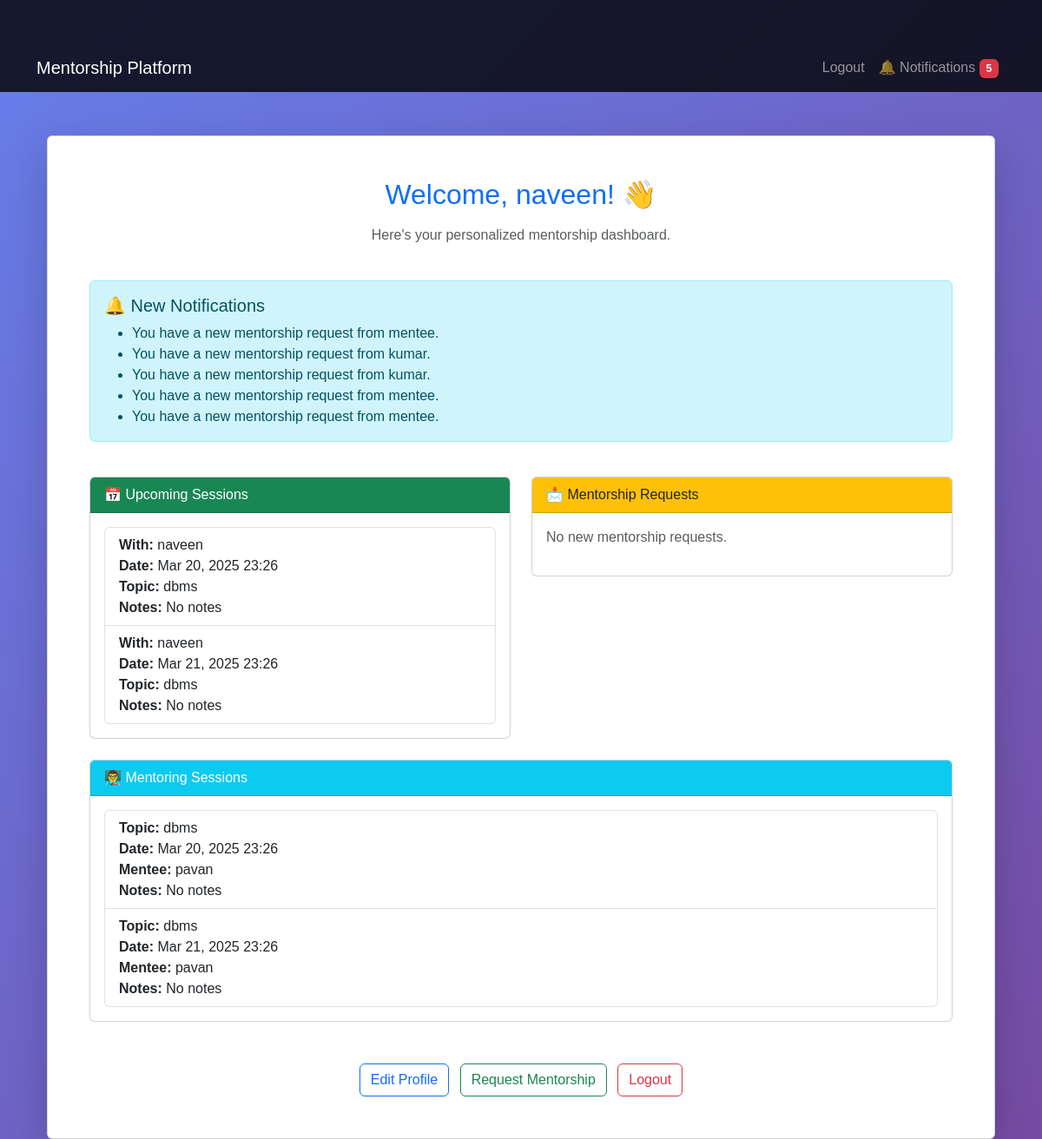
/dashboard/ (signed in), run on the app's committed database.
### core/models.py (models this page shows, shortened)
class CustomUser(AbstractUser):
    ROLE_CHOICES = (
        ('mentor', 'Mentor'),
        ('mentee', 'Mentee'),
    )
    role = models.CharField(max_length=10, choices=ROLE_CHOICES)
    bio = models.TextField(blank=True, null=True)
    profile_picture = models.ImageField(upload_to='profile_pics/', blank=True, null=True)

### dashboard/models.py (models this page shows, shortened)
class Notification(models.Model):
    user = models.ForeignKey(
        settings.AUTH_USER_MODEL,
        on_delete=models.CASCADE,
        related_name='notifications'
    )
    message = models.TextField()
    created_at = models.DateTimeField(auto_now_add=True)
    is_read = models.BooleanField(default=False)

class MentorshipSession(models.Model):
    mentorship_request = models.OneToOneField(
        MentorshipRequest,
        on_delete=models.CASCADE,
        null=True,
        blank=True
    )
    mentor = models.ForeignKey(
        settings.AUTH_USER_MODEL,
        on_delete=models.CASCADE,
        related_name='mentor_sessions'
    )
    mentee = models.ForeignKey(
        settings.AUTH_USER_MODEL,
        on_delete=models.CASCADE,
        related_name='mentee_sessions'
    )
    scheduled_time = models.DateTimeField()
    topic = models.CharField(max_length=255)
    notes = models.TextField(blank=True, null=True)
    created_at = models.DateTimeField(auto_now_add=True)

### dashboard/views.py (the view)
# urls.py: path('', dashboard_view, name='dashboard'),  # Dashboard for both mentor and mentee
@login_required
def dashboard_view(request):
    if request.user.is_staff:
        pending_requests = MentorshipRequest.objects.filter(mentor=request.user, status="pending")
        mentoring_sessions = MentorshipSession.objects.filter(mentor=request.user).order_by('scheduled_time')
        upcoming_sessions = mentoring_sessions
    else:
        pending_requests = None
        upcoming_sessions = MentorshipSession.objects.filter(mentee=request.user).order_by('scheduled_time')
        mentoring_sessions = None
    unseen_notifications = Notification.objects.filter(user=request.user, is_read=False)
    return render(request, 'dashboard/dashboard.html', {
        'pending_requests': pending_requests,
        'upcoming_sessions': upcoming_sessions,
        'mentoring_sessions': mentoring_sessions,
        'unseen_notifications': unseen_notifications,
    })

### dashboard/templates/dashboard/dashboard.html
{% extends 'core/base.html' %}
{% block content %}
<div class="container mt-5">
    <div class="card shadow-lg p-5">
        <h2 class="text-center text-primary mb-3">Welcome, {{ user.username }}! 👋</h2>
        <p class="text-center text-muted">Here's your personalized mentorship dashboard.</p>
        {% if unseen_notifications %}
        <div class="alert alert-info mt-4">
            <h5 class="mb-2">🔔 New Notifications</h5>
            <ul class="mb-0">
                {% for notification in unseen_notifications %}
                    <li>{{ notification.message }}</li>
                {% endfor %}
            </ul>
        </div>
        {% else %}
            <p class="text-center text-muted">No new notifications.</p>
        {% endif %}
        <div class="row mt-4">
            <div class="col-md-6">
                <div class="card mb-4">
                    <div class="card-header bg-success text-white">📅 Upcoming Sessions</div>
                    <div class="card-body">
                        {% if upcoming_sessions %}
                            <ul class="list-group">
                                {% for session in upcoming_sessions %}
                                    <li class="list-group-item">
                                        <strong>With:</strong> {{ session.mentor.username }}<br>
                                        <strong>Date:</strong> {{ session.scheduled_time|date:"M d, Y H:i" }}<br>
                                        <strong>Topic:</strong> {{ session.topic }}<br>
                                        <strong>Notes:</strong> {{ session.notes|default:"No notes" }}
                                    </li>
                                {% endfor %}
                            </ul>
                        {% else %}
                            <p class="text-muted">No sessions scheduled yet.</p>
                        {% endif %}
                    </div>
                </div>
            </div>
            <div class="col-md-6">
                <div class="card mb-4">
                    <div class="card-header bg-warning text-dark">📩 Mentorship Requests</div>
                    <div class="card-body">
                        {% if pending_requests %}
                            <ul class="list-group">
                                {% for request in pending_requests %}
                                    <li class="list-group-item">
                                        <strong>From:</strong> {{ request.mentee.username }}<br>
                                        <strong>Status:</strong> {{ request.status|title }}<br>
                                        <a href="{% url 'accept_request' request.id %}" class="btn btn-sm btn-success mt-2">✅ Accept</a>
                                        <a href="{% url 'decline_request' request.id %}" class="btn btn-sm btn-danger mt-2">❌ Decline</a>
                                        <a href="{% url 'schedule_session' request.id %}" class="btn btn-sm btn-primary mt-2">📅 Schedule</a>
                                    </li>
                                {% endfor %}
                            </ul>
                        {% else %}
                            <p class="text-muted">No new mentorship requests.</p>
                        {% endif %}
                    </div>
                </div>
            </div>
        </div>
        {% if mentoring_sessions %}
        <div class="row">
            <div class="col-md-12">
                <div class="card mb-4">
                    <div class="card-header bg-info text-white">👨‍🏫 Mentoring Sessions</div>
                    <div class="card-body">
                        <ul class="list-group">
                            {% for session in mentoring_sessions %}
                                <li class="list-group-item">
                                    <strong>Topic:</strong> {{ session.topic }}<br>
                                    <strong>Date:</strong> {{ session.scheduled_time|date:"M d, Y H:i" }}<br>
                                    <strong>Mentee:</strong> {{ session.mentee.username }}<br>
                                    <strong>Notes:</strong> {{ session.notes|default:"No notes" }}
                                </li>
                            {% endfor %}
                        </ul>
                    </div>
                </div>
            </div>
        </div>
        {% endif %}
        <div class="text-center mt-4">
            <a href="{% url 'profile' %}" class="btn btn-outline-primary me-2">Edit Profile</a>
            <a href="{% url 'send_request' %}" class="btn btn-outline-success me-2">Request Mentorship</a>
            <a href="{% url 'logout' %}" class="btn btn-outline-danger">Logout</a>
        </div>
    </div>
</div>
{% endblock %}

### core/templates/core/base.html (shortened to what this page needs)
<!DOCTYPE html>
<html lang="en">
<head>
    <link rel="stylesheet" href="https://cdn.jsdelivr.net/npm/bootstrap@5.3.0/dist/css/bootstrap.min.css">
    <link rel="stylesheet" href="https://cdnjs.cloudflare.com/ajax/libs/font-awesome/6.0.0/css/all.min.css">
    <link rel="stylesheet" href="https://cdnjs.cloudflare.com/ajax/libs/animate.css/4.1.1/animate.min.css">
</head>
<body>
    <nav class="navbar navbar-expand-lg navbar-dark">
        <div class="container">
            <a class="navbar-brand" href="#">Mentorship Platform</a>
            <div class="collapse navbar-collapse" id="navbarNav">
                <ul class="navbar-nav ms-auto">
                    {% if user.is_authenticated %}
                        <li class="nav-item"><a class="nav-link" href="{% url 'logout' %}">Logout</a></li>
                        <li class="nav-item">
                            <a class="nav-link" href="{% url 'notifications' %}">🔔 Notifications  <span id="notif-count" class="badge bg-danger">0</span></a>
                        </li>
                    {% else %}
                        <li class="nav-item"><a class="nav-link" href="{% url 'login' %}">Login</a></li>
                        <li class="nav-item"><a class="nav-link" href="{% url 'signup' %}">Sign Up</a></li>
                    {% endif %}
                </ul>
            </div>
        </div>
    </nav>
    <div class="container">
        {% block content %}{% endblock %}
    </div>
</body>
</html>

### core/templates/core/base.html (style rules this page uses)
body { background: linear-gradient(135deg, #667eea, #764ba2); color: white; font-family: Arial, sans-serif; }
.navbar { background: rgba(0, 0, 0, 0.8); }
.container { margin-top: 50px; }

### data on the page
CustomUser: username "naveen"
Notification: message "You have a new mentorship request from mentee."
Notification: message "You have a new mentorship request from kumar."
Notification: message "You have a new mentorship request from kumar."
Notification: message "You have a new mentorship request from mentee."
Notification: message "You have a new mentorship request from mentee."
MentorshipSession: mentor.username "naveen", scheduled_time "Mar 20, 2025 23:26", topic "dbms", notes "No notes", mentee.username "pavan"
MentorshipSession: mentor.username "naveen", scheduled_time "Mar 21, 2025 23:26", topic "dbms", notes "No notes", mentee.username "pavan"
